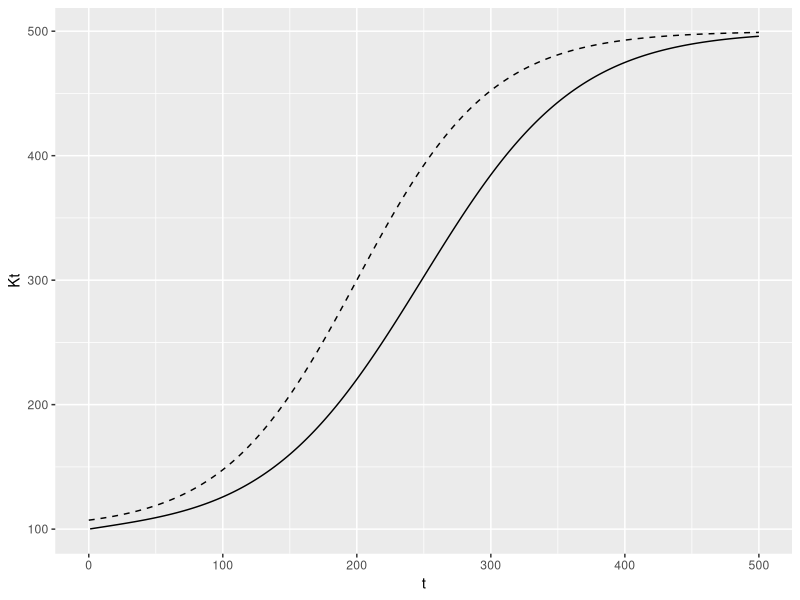
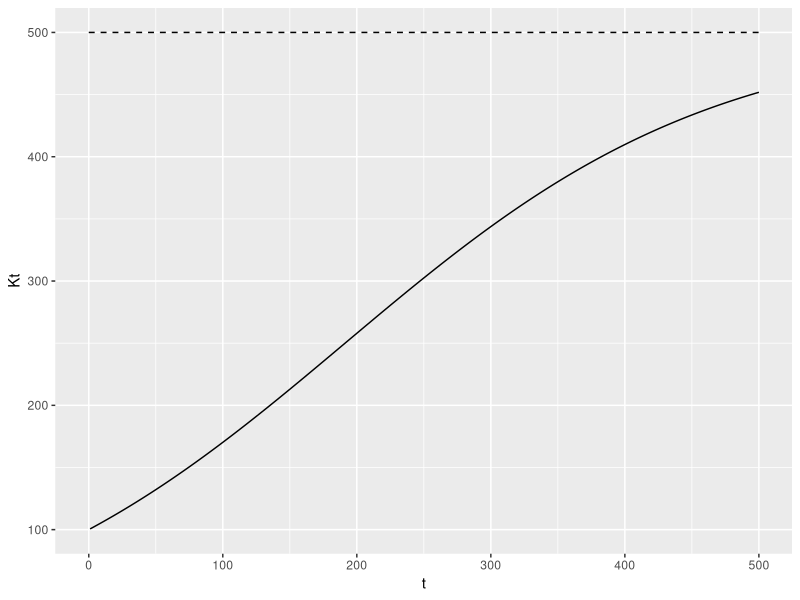
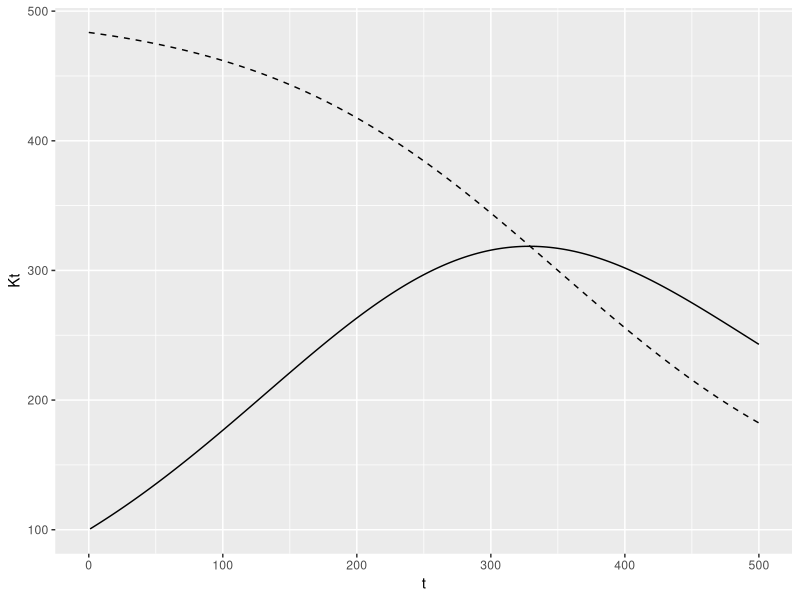
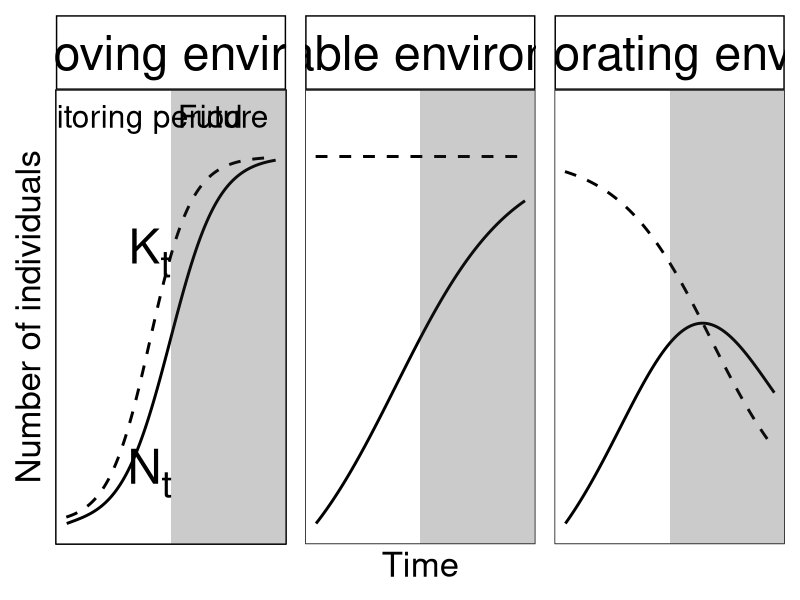
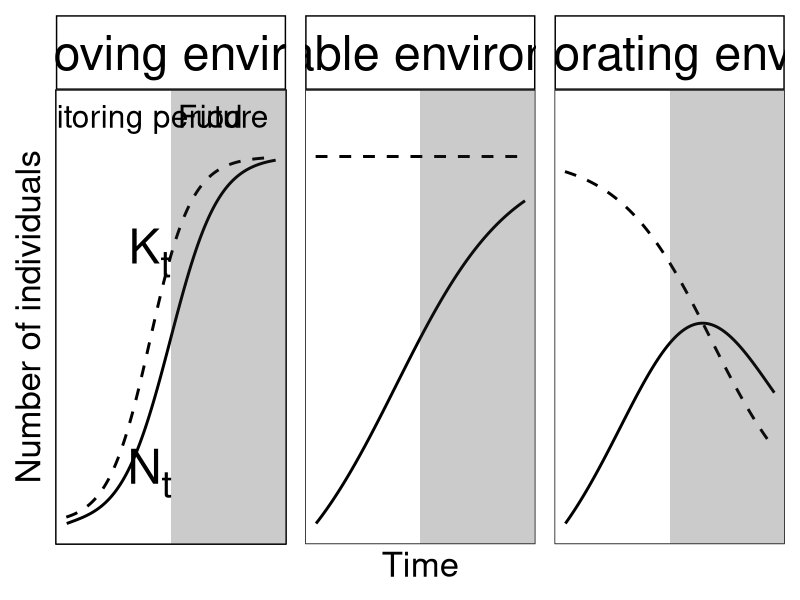

R code for these plots, in order:
library(dplyr)
library(ggplot2)

## Growth of N
Nt_old <- function(t, N0, K, r){
  (K*N0*exp(r*t))/(K+N0*(exp(r*t) - 1))
}

# ggplot() +
#   geom_line(aes(x = 0:500, y = Nt(t = 0:500, K = 200, N0 = 10, r = 0.025)))

############

## Change in K with time

Kt <- function(t, K1 = 200, K2 = 400, Kr = 0.1, t_inflection = 50){
  K1 + (K2/(1 + exp(-Kr*(t - t_inflection))))
}

############

## Change in Nt with change in Kt

Nt <- function(t, N0, r, K1, K2 = 0, Kr = 0, t_inflection = 0,
               verbose = FALSE){

  Kt <- Kt(t = t, K1 = K1,
           K2 = K2, Kr = Kr,
           t_inflection = t_inflection)
  Nt <- Kt/(1 + ((Kt - N0)/N0)*exp(-r*t))

  if (verbose) {
    print(paste("t: ", t, "K: ", Kt, "N: ", Nt))
  }

  return(Nt)

}

#########

## Create our figure

### Panel 1: Rapid growth in N matches K

plot_data_fig1a <- data.frame(t = 0:500, K1 = 100, K2 = 400, Kr = 0.02, t_inflection = 200,
                              N0 = 100, r = 0.025) |>
  mutate(Kt = Kt(t = t, K1 = K1, K2 = K2, Kr = Kr, t_inflection = t_inflection),
         Nt = NA,
         panel = c("A) Improving environment"))

for (i in 2:nrow(plot_data_fig1a)) {

  N0 <- if (i == 2) plot_data_fig1a$N0[1] else plot_data_fig1a$Nt[i - 1]

  plot_data_fig1a$Nt[i] <- Nt_old(t = 1, N0 = N0, r = plot_data_fig1a$r[1], K = plot_data_fig1a$Kt[i])

}

ggplot(data = plot_data_fig1a) +
  geom_line(aes(x = t, y = Kt), lty = 2) +
  geom_line(aes(x = t, y = Nt), lty = 1)

### Panel 2: Rapid growth in N stable K

plot_data_fig1b <- data.frame(t = 0:500, K1 = 500, K2 = 0, Kr = 0, t_inflection = 0,
                              N0 = 100,
                              r = 0.00725) |>
  mutate(Kt = Kt(t = t, K1 = K1, K2 = K2, Kr = Kr, t_inflection = t_inflection),
         Nt = NA,
         panel = c("B) Stable environment"))

for (i in 2:nrow(plot_data_fig1b)) {

  N0 <- if (i == 2) plot_data_fig1b$N0[1] else plot_data_fig1b$Nt[i - 1]

  plot_data_fig1b$Nt[i] <- Nt_old(t = 1, N0 = N0, r = plot_data_fig1b$r[1], K = plot_data_fig1b$Kt[i])

}

ggplot(data = plot_data_fig1b) +
  geom_line(aes(x = t, y = Kt), lty = 2) +
  geom_line(aes(x = t, y = Nt), lty = 1)

### Panel 3: Slow growth in N declining K

plot_data_fig1c <- data.frame(t = 0:500, K1 = 500, K2 = -400, Kr = 0.009, t_inflection = 350,
                              N0 = 100, r = 0.008) |>
  mutate(Kt = Kt(t = t, K1 = K1, K2 = K2, Kr = Kr, t_inflection = t_inflection),
         Nt = NA,
         panel = c("C) Deteriorating environment"))

for (i in 2:nrow(plot_data_fig1c)) {

  N0 <- if (i == 2) plot_data_fig1c$N0[1] else plot_data_fig1c$Nt[i - 1]

  plot_data_fig1c$Nt[i] <- Nt_old(t = 1, N0 = N0, r = plot_data_fig1c$r[1], K = plot_data_fig1c$Kt[i])

}

ggplot(data = plot_data_fig1c) +
  geom_line(aes(x = t, y = Kt), lty = 2) +
  geom_line(aes(x = t, y = Nt), lty = 1)

############

### Combine:
library(patchwork)
library(ggtext)

panel1 <- ggplot() +
  geom_line(data = plot_data_fig1a,
            aes(x = t, y = Kt), lty = 2, linewidth = 1) +
  geom_line(data = plot_data_fig1a,
            aes(x = t, y = Nt), lty = 1, linewidth = 1) +
  geom_ribbon(aes(x = c(250, Inf),
                  ymin = c(-Inf, -Inf),
                  ymax = c(Inf, Inf)), alpha = 0.25) +
  # geom_richtext(aes(x = 15, y = 540, label = "a)"),
  #           size = 8,
  #           fill = NA, label.colour = NA,) +
  geom_richtext(aes(x = 200, y = 390,
                    label = "K<sub>t</sub>"),
                fill = NA, label.colour = NA,
                size = 12) +
  geom_richtext(aes(x = 200, y = 150,
                    label = "N<sub>t</sub>"),
                fill = NA, label.colour = NA,
                size = 12) +
  geom_richtext(aes(x = c(125, 375),
                    y = c(540, 540),
                    label = c("Monitoring period", "Future")),
                fill = NA, label.colour = NA,
                size = 8, hjust = 0.5) +
  coord_cartesian(ylim = c(NA, 550)) +
  labs(y = "Number of individuals") +
  facet_wrap(facets = ~panel) +
  theme_classic() +
  theme(axis.text = element_blank(),
        axis.ticks = element_blank(),
        axis.title.x = element_blank(),
        axis.title.y = element_text(size = 25),
        axis.line = element_blank(),
        strip.background = element_rect(fill = "white"),
        strip.text = element_text(size = 35, colour = "black",
                                  margin = margin(t = 10, b = 10)),
        panel.background = element_rect(colour = "black"))

panel2 <- ggplot() +
  geom_line(data = plot_data_fig1b,
            aes(x = t, y = Kt), lty = 2, linewidth = 1) +
  geom_line(data = plot_data_fig1b,
            aes(x = t, y = Nt), lty = 1, linewidth = 1) +
  geom_ribbon(aes(x = c(250, Inf),
                  ymin = c(-Inf, -Inf),
                  ymax = c(Inf, Inf)), alpha = 0.25) +
  # geom_text(aes(x = 15, y = 540, label = "b)"),
  #           size = 8) +
  coord_cartesian(ylim = c(NA, 550)) +
  facet_wrap(facets = ~panel) +
  labs(x = "Time") +
  theme_classic() +
  theme(axis.text = element_blank(),
        axis.ticks = element_blank(),
        axis.title.y = element_blank(),
        axis.title.x = element_text(size = 25),
        axis.line = element_blank(),
        strip.background = element_rect(fill = "white"),
        strip.text = element_text(size = 35, colour = "black",
                                  margin = margin(t = 10, b = 10)),
        panel.background = element_rect(colour = "black"))

panel3 <- ggplot() +
  geom_line(data = plot_data_fig1c,
            aes(x = t, y = Kt), lty = 2, linewidth = 1) +
  geom_line(data = plot_data_fig1c,
            aes(x = t, y = Nt), lty = 1, linewidth = 1) +
  geom_ribbon(aes(x = c(250, Inf),
                  ymin = c(-Inf, -Inf),
                  ymax = c(Inf, Inf)), alpha = 0.25) +
  # geom_text(aes(x = 15, y = 540, label = "c)"),
  #           size = 8) +
  coord_cartesian(ylim = c(NA, 550)) +
  facet_wrap(facets = ~panel) +
  theme_classic() +
  theme(axis.text = element_blank(),
        axis.ticks = element_blank(),
        axis.title = element_blank(),
        axis.line = element_blank(),
        strip.background = element_rect(fill = "white"),
        strip.text = element_text(size = 35, colour = "black",
                                  margin = margin(t = 10, b = 10)),
        panel.background = element_rect(colour = "black"))

panel1 + panel2 + panel3 + plot_layout(nrow = 1)

ggsave(filename = here::here("./plots/K_theory_plot.png"), dpi = 600,
       height = 10, width = 30)
